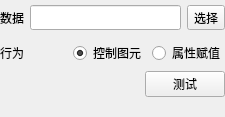
<?xml version="1.0" encoding="UTF-8"?>
<ui version="4.0">
 <class>DataEditorForm</class>
 <widget class="QWidget" name="DataEditorForm">
  <property name="geometry">
   <rect>
    <x>0</x>
    <y>0</y>
    <width>225</width>
    <height>117</height>
   </rect>
  </property>
  <property name="sizePolicy">
   <sizepolicy hsizetype="Preferred" vsizetype="Preferred">
    <horstretch>0</horstretch>
    <verstretch>0</verstretch>
   </sizepolicy>
  </property>
  <property name="windowTitle">
   <string>Form</string>
  </property>
  <property name="autoFillBackground">
   <bool>true</bool>
  </property>
  <layout class="QVBoxLayout" name="verticalLayout_2">
   <property name="leftMargin">
    <number>0</number>
   </property>
   <property name="topMargin">
    <number>0</number>
   </property>
   <property name="rightMargin">
    <number>0</number>
   </property>
   <property name="bottomMargin">
    <number>0</number>
   </property>
   <item>
    <layout class="QHBoxLayout" name="horizontalLayout_2">
     <property name="topMargin">
      <number>5</number>
     </property>
     <property name="bottomMargin">
      <number>5</number>
     </property>
     <item>
      <widget class="QLabel" name="label_2">
       <property name="text">
        <string>数据</string>
       </property>
      </widget>
     </item>
     <item>
      <widget class="QLineEdit" name="dataEdit">
       <property name="sizePolicy">
        <sizepolicy hsizetype="Expanding" vsizetype="Preferred">
         <horstretch>0</horstretch>
         <verstretch>0</verstretch>
        </sizepolicy>
       </property>
       <property name="readOnly">
        <bool>true</bool>
       </property>
      </widget>
     </item>
     <item>
      <widget class="QToolButton" name="dataSelectBtn">
       <property name="text">
        <string>选择</string>
       </property>
      </widget>
     </item>
    </layout>
   </item>
   <item>
    <widget class="QWidget" name="controlTypeWidget" native="true">
     <layout class="QHBoxLayout" name="horizontalLayout">
      <property name="leftMargin">
       <number>0</number>
      </property>
      <property name="topMargin">
       <number>0</number>
      </property>
      <property name="rightMargin">
       <number>0</number>
      </property>
      <property name="bottomMargin">
       <number>0</number>
      </property>
      <item>
       <widget class="QLabel" name="label_3">
        <property name="text">
         <string>行为</string>
        </property>
       </widget>
      </item>
      <item>
       <widget class="QRadioButton" name="controlRadio">
        <property name="text">
         <string>控制图元</string>
        </property>
        <property name="checkable">
         <bool>true</bool>
        </property>
        <property name="checked">
         <bool>true</bool>
        </property>
       </widget>
      </item>
      <item>
       <widget class="QRadioButton" name="assignmentRadio">
        <property name="text">
         <string>属性赋值</string>
        </property>
        <property name="checkable">
         <bool>true</bool>
        </property>
       </widget>
      </item>
     </layout>
    </widget>
   </item>
   <item>
    <layout class="QHBoxLayout" name="testLayout">
     <item>
      <spacer name="horizontalSpacer">
       <property name="orientation">
        <enum>Qt::Orientation::Horizontal</enum>
       </property>
       <property name="sizeHint" stdset="0">
        <size>
         <width>40</width>
         <height>20</height>
        </size>
       </property>
      </spacer>
     </item>
     <item>
      <widget class="QPushButton" name="testBtn">
       <property name="text">
        <string>测试</string>
       </property>
      </widget>
     </item>
    </layout>
   </item>
   <item>
    <widget class="QLabel" name="testInfo">
     <property name="text">
      <string/>
     </property>
     <property name="textFormat">
      <enum>Qt::TextFormat::AutoText</enum>
     </property>
     <property name="alignment">
      <set>Qt::AlignmentFlag::AlignLeading|Qt::AlignmentFlag::AlignLeft|Qt::AlignmentFlag::AlignTop</set>
     </property>
     <property name="wordWrap">
      <bool>true</bool>
     </property>
     <property name="margin">
      <number>8</number>
     </property>
     <property name="indent">
      <number>2</number>
     </property>
    </widget>
   </item>
  </layout>
 </widget>
 <resources/>
 <connections/>
</ui>
